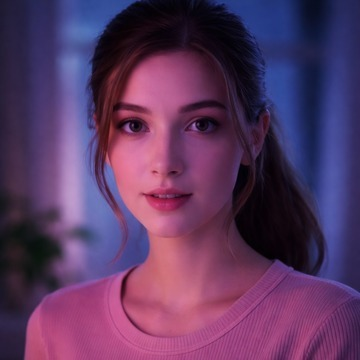
#> input picture data/kira_face_360.jpg, 360 x 360 px
$ python convert_kira_color.py
#> lines starting #> are read from the running program, lines starting #| are printed output that depends on the picture
#!/usr/bin/env python3
from PIL import Image
import os

BASE_DIR = os.path.dirname(__file__)

FACE_DIR = os.path.join(BASE_DIR, "..", "data")
FACE_PATH = os.path.join(FACE_DIR, "kira_face_360.jpg")

SRC_DIR = os.path.join(
    BASE_DIR,
    "imgs", "annimations", "360", "bouches"
)

DST_DIR = os.path.join(BASE_DIR, "mouth_comp")

FILES = [
    "m0.png",
    "m1.png",
    "m2.png",
    "m4.png",
]

# Size of the mouth patch
W = 115
H = 95

# Position of the mouth area in kira_face_360.jpg
MOUTH_X = 110
MOUTH_Y = 155

os.makedirs(DST_DIR, exist_ok=True)


def remove_green_and_decontaminate(img: Image.Image) -> Image.Image:
    img = img.convert("RGBA")
    px = img.load()

    for y in range(img.height):
        for x in range(img.width):
            r, g, b, a = px[x, y]

            # green background -> transparent
            if g > 100 and g > r + 15 and g > b + 15:
                px[x, y] = (0, 0, 0, 0)
                continue

            # decontamination of greenish edges
            if g > r + 5 and g > b + 5:
                excess = min(80, g - max(r, b))
                g2 = max(0, g - excess)
                px[x, y] = (r, g2, b, a)

    return img


def trim_alpha(img: Image.Image, pad: int = 1) -> Image.Image:
    alpha = img.getchannel("A")
    bbox = alpha.getbbox()
    if not bbox:
        return img

    x0, y0, x1, y1 = bbox
    x0 = max(0, x0 - pad)
    y0 = max(0, y0 - pad)
    x1 = min(img.width, x1 + pad)
    y1 = min(img.height, y1 + pad)
    return img.crop((x0, y0, x1, y1))


def main():
    if not os.path.exists(FACE_PATH):
        raise FileNotFoundError(f"Face not found: {FACE_PATH}")

    face = Image.open(FACE_PATH).convert("RGB")
#> face is the input picture: PIL image 360x360 RGB; mean R, G, B 91.1, 56, 97.2
    base_patch = face.crop((MOUTH_X, MOUTH_Y, MOUTH_X + W, MOUTH_Y + H)).convert("RGBA")
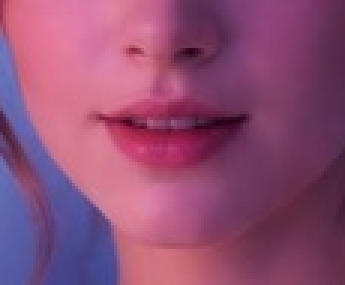
#> base_patch: PIL image 115x95 RGBA (shown 3 times larger); mean R, G, B, A 143.3, 77.3, 115.9, 255

    # neutral mouth background
    base_patch.convert("RGB").save(os.path.join(DST_DIR, "bg_mouth.png"))
    print("OK: bg_mouth.png")

    for src_name in FILES:
        src_path = os.path.join(SRC_DIR, src_name)
        if not os.path.exists(src_path):
            print(f"SKIP: not found {src_path}")
            continue

        lips = Image.open(src_path)
        lips = remove_green_and_decontaminate(lips)
        lips = trim_alpha(lips, pad=1)

        canvas = base_patch.copy()

        # centering
        x = (W - lips.width) // 2
        y = (H - lips.height) // 2

        out_name = src_name.replace(".png", "_comp.png")

        canvas.alpha_composite(lips, (x, y))
        canvas.convert("RGB").save(os.path.join(DST_DIR, out_name))

        print(f"OK: {src_name} -> {out_name} ({lips.width}x{lips.height}) pos=({x},{y})")

    print("Composition completed.")


if __name__ == "__main__":
    main()
